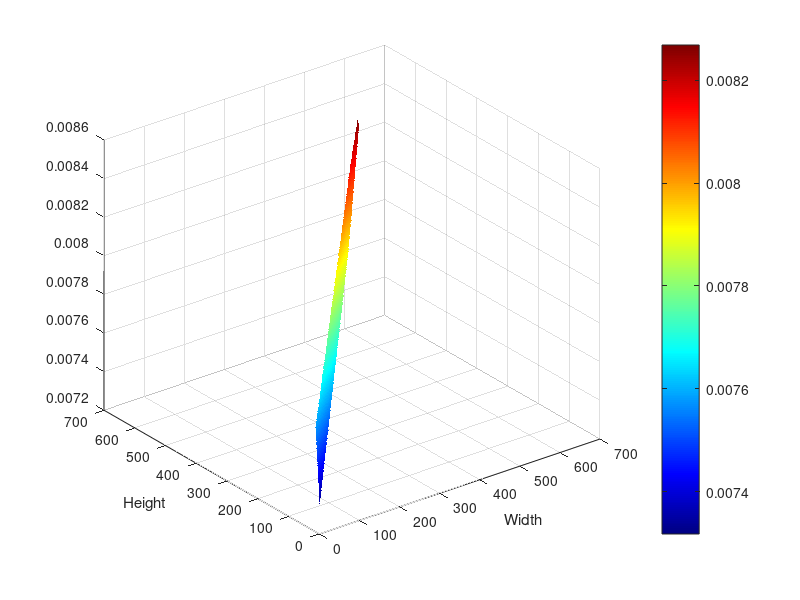

Reproduce this figure in MATLAB. (Note: this script raises an error after producing the figure.)
close all ;clear ;
% figure;
% J  = csvread("work/current_map_processed.csv");
% surf(J,'linestyle','none');
% cb1 = colorbar;
% colormap(jet(256))
% xlabel("Width")
% ylabel("Height")
% cb1.Label.String = "Current(A)"

figure;
V  = csvread("output/IR_drop.csv");
V(:,1) = V(:,1)*1e6;
V(:,2) = V(:,2)*1e6;

xmin = min(V(:,1));
xmax = max(V(:,1));
ymax = max(V(:,2));
ymin = min(V(:,2));

[xq,yq] = meshgrid(xmin:1:xmax,ymin:1:ymax);
vq = griddata(V(:,1),V(:,2),V(:,3),xq,yq);
surf(vq,'linestyle','none');
colormap(jet(256))
xlabel("Width")
ylabel("Height")
cb = colorbar;
cb.Label.String = "IR drop(V)"

disp("max drop is: ")
max(V(:,3))